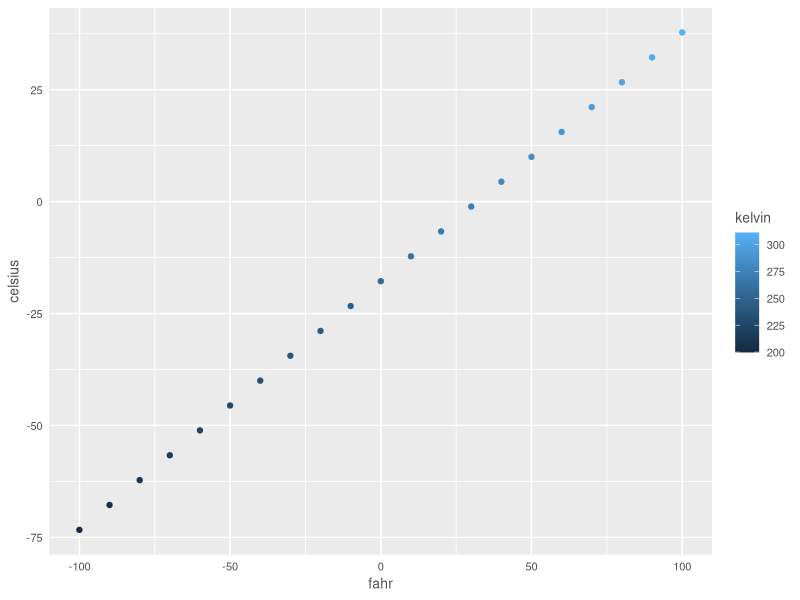
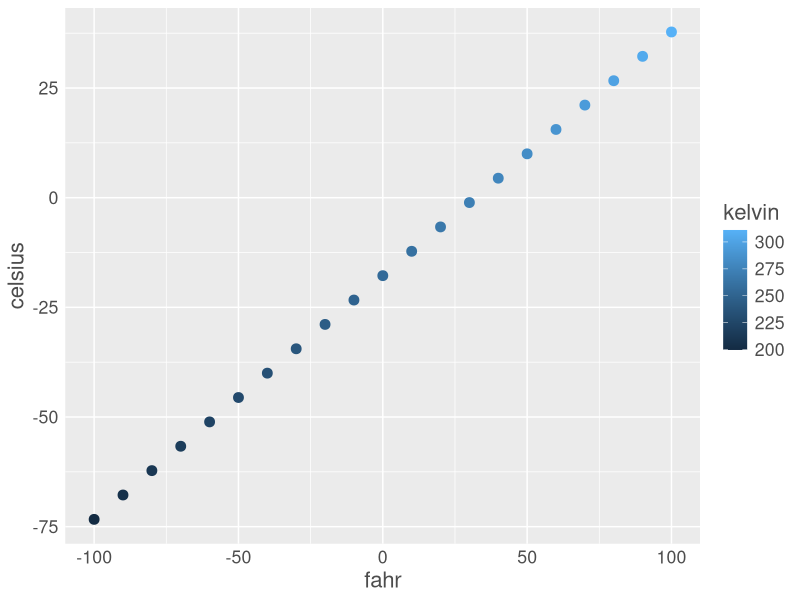

Here is the R script that generated these plots, in order:
## ---- chunk 1
knitr::opts_chunk$set(echo = TRUE)
## ---- chunk 2
airtemps <- c(212, 78.3, 30, 32)
celsius1 <- (airtemps[1]-32)*5/9
celsius2 <- (airtemps[2]-32)*5/9
celsius3 <- (airtemps[3]-32)*5/9
celsius4 <- (airtemps[4]-32)*5/9
## ---- chunk 3
fahr_to_celsius <- function(fahr) {
  celsius <- (fahr-32)*5/9
  return(celsius)
}

celsius5 <- fahr_to_celsius(airtemps[1])
celsius5 == celsius1
## ---- chunk 4
celsius <- fahr_to_celsius(airtemps)
celsius
## ---- chunk 5
celsius_to_fahr <- function(celsius) {
  fahr <- celsius*9/5 +32
  return(fahr)
}

fahr <- celsius_to_fahr(celsius)
airtemps == fahr
## ---- chunk 6
convert_temps <- function(fahr) {
  celsius <- (fahr-32)*5/9
  kelvin <- celsius + 273.15
  return(list(fahr=fahr, celsius=celsius, kelvin=kelvin))
}

temps_df <- data.frame( convert_temps(seq(-100, 100, 10)))
temps_df
## ---- chunk 7
#create function
custom_theme <- function(base_size = 9) {
  ggplot2::theme(
    axis.ticks = ggplot2::element_blank(),
    text = ggplot2::element_text(family='Helvetica', color='gray30', size=base_size)
  )
}

#use function

library(ggplot2)
ggplot(temps_df, mapping = aes(x=fahr, y=celsius, color=kelvin)) +
  geom_point() +
  custom_theme(10)
## ---- chunk 8
scatterplot <- function(df, point_size = 2, font_size=9) {
  ggplot(df, mapping=aes(x=fahr, y=celsius, color=kelvin)) +
    geom_point(size=point_size) +
    custom_theme(font_size)
}
scatterplot(temps_df, point_size=3, font_size = 16)
